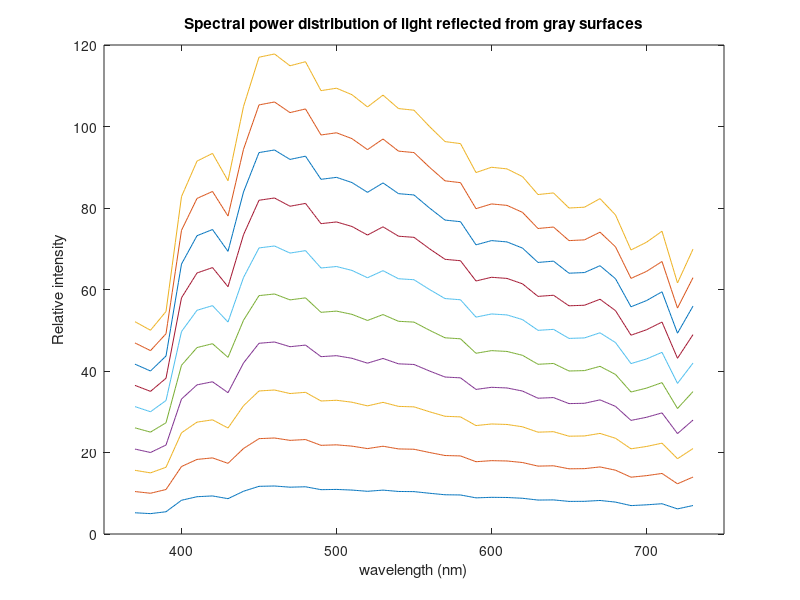
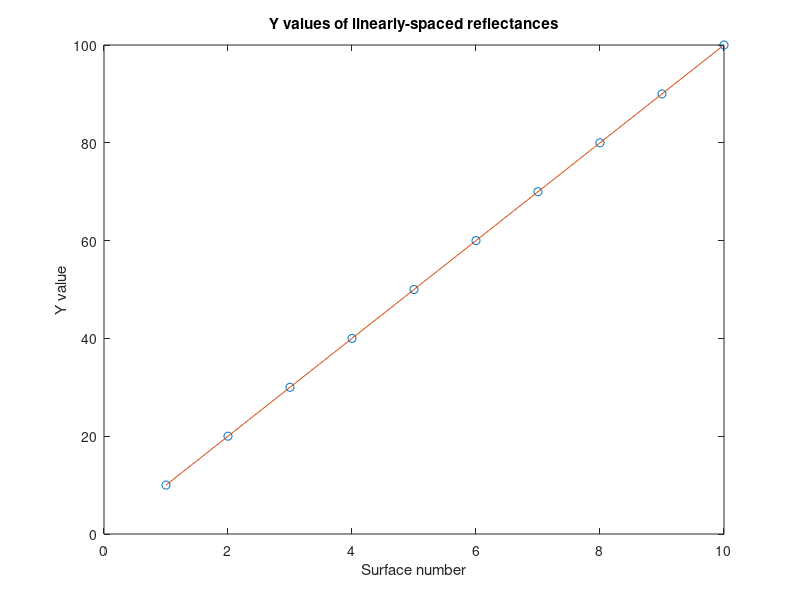
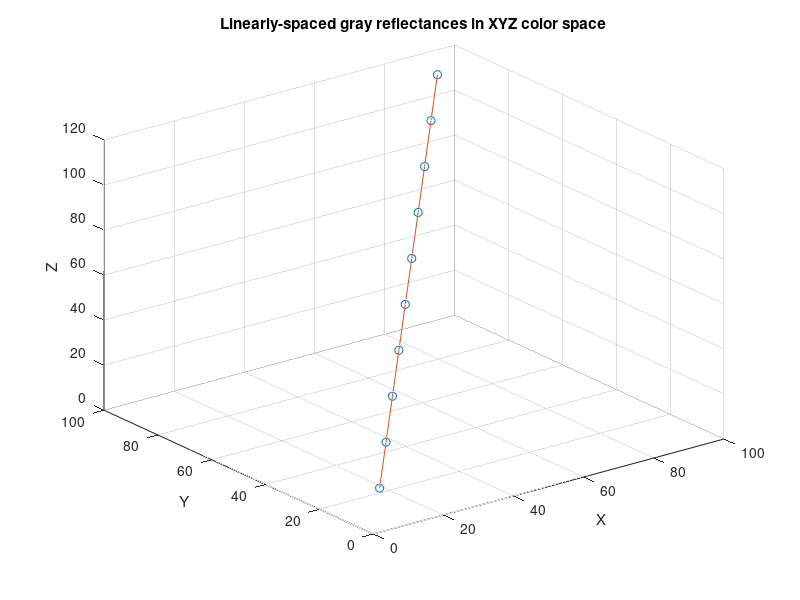

These charts were generated, in order, by the following MATLAB code: (Note: this script raises an error after producing the figures.)
%%%%%%%%%%%%%%%%%%%%%%%%%%%%%%%%%%%%%%%%%%%%%%%%%%%%%%%%%%%%%%%%%%%%%%%%
% 
% Class:     Psych 221/EE 362
% Tutorial:  Color metrics
% Author:    Wandell
% Purpose:   Introduce CIELAB metric and some of its uses.
% Date:      01.12.98	
% Revised:   05.03.99 by Michael Bax
% Checked:   Matlab 7, GN, BW, 2006
% Duration:  30 minutes
% 
% PURPOSE:
% 
%    The purpose of this tutorial is to explore some of the
%    properties of the CIELAB color metric.  In this tutorial, you will
% 
%   * calculate CIELAB values for some simple surfaces and lights  
%   * plot the relationship between linear intensity values and L*
%   * render CIELAB values on the screen
%   * calculate delta E values in a simple example
% 
% 
%%%%%%%%%%%%%%%%%%%%%%%%%%%%%%%%%%%%%%%%%%%%%%%%%%%%%%%%%%%%%%%%%%%%%%%%

% Change the matlab process so that it is executing from inside
% the tutorials directory.  This will make my life easier, and
% thus it will make your life easier. 

% We begin with an examination of some of the properties of the
% CIELAB color metric.  This metric is designed to help predict
% the discriminability between spatially uniform targets.

% Let's assume we have a set of gray surfaces whose reflectance
% functions are linearly scaled with respect to one another.
wavelength = 370:730;
graySurfaces = ones(361,10)*diag([.1:.1:1]);
plot(wavelength,graySurfaces)
set(gca,'xlim',[350 750]);
xlabel('wavelength (nm)'); ylabel('Reflectance')
title('Spectral Reflectance of 10 Gray Surfaces');

% Load a light source.  65 refers to the color
% temperature, namely 6500 deg Kelvin.  This is a slightly bluish
% appearing light source.

load cMatch/D65  % changed from 'load D65' (1/12/06)
lgt = D65; 

% Illuminate the surfaces with the light source and plot the
% resulting scattered light 
% 
graySPD = diag(lgt)*graySurfaces;
plot(wavelength,graySPD)
set(gca,'xlim',[350 750]);
xlabel('wavelength (nm)'); ylabel('Relative intensity')
title('Spectral power distribution of light reflected from gray surfaces');

% Compute their XYZ values
load cMatch/XYZ
XYZ = data;
% Added 01-06-2005 PC
grayXYZ = XYZ'*graySPD

% Remember:  the Y value of a white surface is always 100, so we
% must scale the results by the Y value of the white surface,
% appropriately.  The second row is Y, and the tenth surface is white.

grayXYZ = grayXYZ * 100 / grayXYZ(2,10)

% To compute the CIELAB values, we will need to use the XYZ values
% of the white surface.  So, let's save them in a special
% variable. 

whiteXYZ = grayXYZ(:,10)

% Notice that the Y values of these 10 surfaces are linearly
% spaced.  That is because Y is a linear computation from the
% SPD.  The X and Z values are linear, too (not shown).

figure;
plot(1:10, grayXYZ(2,:),'o',1:10,grayXYZ(2,:),'-')
xlabel('Surface number'); ylabel('Y value')
title('Y values of linearly-spaced reflectances');

% Here are the gray surfaces plotted in the 3-dimensional XYZ color space:
figure;
plot3(grayXYZ(1,:), grayXYZ(2,:), grayXYZ(3,:),'o',...
    grayXYZ(1,:), grayXYZ(2,:), grayXYZ(3,:),'-');
xlabel('X'); ylabel('Y'); zlabel('Z');
title('Linearly-spaced gray reflectances in XYZ color space');
grid on;

% Next, let's convert these values to LAB values.  We call the
% routine xyz2lab.  You should take a look at the routine to see
% what it does by invoking "type xyz2lab"

grayLAB = vcXYZ2lab( grayXYZ.', whiteXYZ.' ).'

% Let's plot the L* values of these gray surfaces.  This set of values is
% not linearly related to the surface reflectance functions.  Rather, they
% are related by a cube root function.
figure;
plot(1:10,grayLAB(1,:),'o',1:10,grayLAB(1,:),'-');
xlabel('Surface number');ylabel('L* value')
title('L* values of surfaces with linearly-spaced reflectances');

% Again, we plot in 3 dimensions for LAB space.  Notice that the a* and b* 
% coordinates are zero for the gray series.
figure;
plot3(grayLAB(2,:), grayLAB(3,:), grayLAB(1,:),'o',...
    grayLAB(2,:), grayLAB(3,:), grayLAB(1,:),'-');
xlabel('a*'); ylabel('b*'); zlabel('L*');
title('Linearly-spaced gray reflectances in LAB color space');
grid on; axis([ -10 10 -10 10 0 100]);

% Also, let's examine the chromaticity coordinates of these various
% surfaces.  Remember that the chromaticity coordinates represent only two
% of the three dimensions.  In this case, the surfaces all share a common
% "shape" spectral power distribution, and they differ only by a scale
% factor.  So, the surfaces will have the same chromaticity coordinates.
grayxy = chromaticity(grayXYZ')'


%%%%%% %%%%%% %%%%%% %%%%%% %%%%%% %%%%%% %%%%%% %%%%%% %%%%%% 
%  
%  Creating and rendering the Lab values
%
%%%%%% %%%%%% %%%%%% %%%%%% %%%%%% %%%%%% %%%%%% %%%%%% %%%%%% 

% The a* and b* describe aspects of the hue and saturation of the
% targets For the gray series, the values of a* and b* (the 2nd
% and third rows of grayLAB) are all near zero.  Next, we use the
% methods we developed in the ColorMatching tutorial to create
% new Lab values and render them on the screen.
% 

% Let's make a list of Lab values that are the same as the gray
% values, but that systematically vary the a* range.
% 

nChips = size(grayLAB,2);
aRamp = ieScale(1:nChips,-30,30);
varyAstarLAB = zeros([3, nChips]);
varyAstarLAB(1,:) = 70;    % L
varyAstarLAB(2,:) = aRamp; % A = linear ramp
varyAstarLAB(3,:) = 0; 
varyAstarLAB

% To see what these Lab values look like, we will (a) convert the
% Lab values into XYZ values, (b) guess about your screen
% phosphors and gamma to render these XYZ values.  The techniques
% we use here are the same as in the ColorMatching.m tutorial.

% First, use this function to invert the LAB values to XYZ
% values.  Notice that we need to know the white point, whiteXYZ.

varyXYZ = lab2xyz(varyAstarLAB',whiteXYZ)'

% Stop for just a moment to see how varying the value of a*
% changes the chromaticity values.  Using the XYZ values, we can
% calculate the chromaticity values.  Notice that as we vary a*
% the chromaticity values move along a simple path.
varyxy = chromaticity(varyXYZ')';
figure; 
plot(varyxy(1,:),varyxy(2,:),'o'); hold on
xlabel('x-chromaticity'),ylabel('y-chromaticity')
title('xy chromaticity of the A* color series');

% Let's see where the chromaticity point of white is.
% 

whitexy = chromaticity(whiteXYZ')'
plot(whitexy(1),whitexy(2),'k*'); hold off

% To render these XYZ values we must load up some calibration
% information about your monitor.  Because I have no idea what
% monitor you are using -- this is a general problem for the
% industry -- I am going to just make a guess and use a standard
% set of monitor values.

load cMatch/monitor; comment
load cMatch/monitorGam

% Let's get the XYZ color matching functions.  We will need them.

load cMatch/XYZ;
XYZ = data;

% Now, compute the transformations from XYZ to linear rgb and
% back for this monitor 

rgb2xyz = XYZ'*phosphors;
xyz2rgb = inv(rgb2xyz);

% Then, compute the linear rgb values for the collection of
% surface colors we have designed.  There is a free scalar in the
% calculation corresponding to the intensity of the light
% source. Because white is the maximum value, let's scale the
% color map entries so that the linear rgb values for white are
% all within range (i.e., less than 1.0).

whiteRGB = (xyz2rgb*whiteXYZ)'
whiteMax = max(whiteRGB)

varyRGB = (xyz2rgb*varyXYZ);
varyRGB = varyRGB/whiteMax;

% Use the routine:
invGamTable = mkInvGammaTable(monitorGam,1000);
relativeIntensity = [1:length(invGamTable)]/length(invGamTable);
plot(relativeIntensity,invGamTable)
xlabel('Intensity (relative)'); ylabel('Digital value')
title('Gamma Table');
grid on

fbRGB = round(dac2rgb(varyRGB',invGamTable))

% We show the image as an indexed image.  We make a list of
% entries (1:N) for the nChip colors and we assign each entry the
% frame buffer values we have computed.  
figure(1);
mp = fbRGB/255; img = 1:nChips; image(img), colormap(mp)
title('Image of A* Ramp (approximate)');
axis off

% Let's make a similar picture as we vary the b* dimension.
% Because we have various bits of information loaded up already,
% we can compute a little more quickly.  

% Create the varyBstar values
%
varyBstar(1,:) = 70*ones(1,nChips); % L
varyBstar(2,:) = zeros(1,nChips);   % A*
varyBstar(3,:) = aRamp;             % B*

% Convert Lab to XYZ values

varyXYZ = lab2xyz(varyBstar',whiteXYZ)'

% Convert the XYZ to linear rgb

varyRGB = xyz2rgb*varyXYZ
varyRGB = varyRGB/whiteMax;

% Convert the linear rgb to frame buffer values

fbRGB = round(dac2rgb(varyRGB',invGamTable))

% Make a picture
figure,
mp = fbRGB/255; img = 1:size(fbRGB,1); image(img), colormap(mp)
title('Image of B* Ramp (approximate)');
axis off


% By the way: do you see a visual illusion in these images?  The
% non-constant edges (the stimulus is constant) are called
% colored Mach Bands.


%%%%%%%%%%%%%%%%%%%%%%%%%%%%%%%%%%%%%%%%%%%%%%%%%%%%%% 
% 
% The Delta Eab value
% 
%%%%%%%%%%%%%%%%%%%%%%%%%%%%%%%%%%%%%%%%%%%%%%%%%%%%%% 

% A central purpose in creating the CIELAB Metric is to be able
% to measure the perceived difference between pairs of lights
% (when the lights are not too dissimilar).

% Create a simple XYZ difference.  Specifically, this difference is 5
% units of Y.  We will add this difference into all of the gray series.
% Notice that we add the same difference to every one of the gray chips.
deltaXYZ = zeros(size(grayXYZ)); 
deltaXYZ(2,:) = (whiteXYZ(2)/20);
deltaXYZ

% Measure the Lab differences between the original grayXYZ and these 
% values with the constant difference (deltaXYZ) added into each gray chip.
% 
lab1 = vcXYZ2lab( grayXYZ.', whiteXYZ.' ).';
lab2 = vcXYZ2lab( ( grayXYZ + deltaXYZ ).', whiteXYZ.' ).';
diffLAB = lab1 - lab2;

% To see the LAB values in three space for the grayXYZ series and the one
% separated by deltaXYZ, use this code.  It shows the series of LAB values
% of the two different sets, separated by a constant difference.
%
figure; plot3(lab1(2,:),lab1(3,:),lab1(1,:),'-o',...
    lab2(2,:),lab2(3,:),lab2(1,:),'-*')

for ii=1:size(lab1,2);
    hold on;
    plot3([lab1(2,ii); lab2(2,ii)], ...   % A;egmoqs
        [lab1(3,ii); lab2(3,ii)], ... % B
        [lab1(1,ii); lab2(1,ii)], 'k--'); % L
end
hold off; grid on;
zlabel('L*'), xlabel('A*');, ylabel('B*')
title('LAB value of the equally spaced gray chips')
legend('Orig', 'Orig+diff', 'Location','NorthEast');

% Now we can compute the magnitude of these differences, which is
% called delta Eab.
% 
nChips = size(grayXYZ,2)
for i=1:nChips
  dEab(i) = norm( diffLAB(:,i));   
end

% Recall that the deltaXYZ is the same at all these levels.  But,
% the delta Eab varies because we are more sensitive at lower
% intensity levels than at high one.  So, the delta Eab value for
% at the dark chips is much larger than the delta Eab value
% for the light chips.
%
% (Note that this is a simplified version of the information
%  in the 3D plot above.)
%
figure; plot(grayXYZ(2,:),dEab,'-o')
xlabel('Chip Y level'); ylabel('Delta E'); 
title('dE values for a constant Y difference')
grid on

% End of tutorial

%%%%%%%%%%%%%%%%%%%%%%%%%%%%%%%%%%%%%%%%%
%%% BEGIN TUTORIAL QUESTIONS -- 
%
% Question 1:  
% Suppose you had to choose a set of gray reflectances that are equally
% spaced in LAB coordinates.  How would you choose the reflectance levels of the
% gray series?  Explain this qualitatively, based on the CIELAB metric
% formula (See Color Appearance Lecture Notes).
%
% Question 2:
% Is visual sensitivity greater for distinguishing the mean reflectance
% of dark surfaces or light surfaces?  Justify your answer using the CIELAB
% formula. (See Color Appearance Lecture Notes).
%
% Question 3: 
% Suppose we measure the XYZ values of each of a pair of lights.  
% According to the CIELAB metric, what other values must we measure before
% we can predict the discriminability of these lights?  What basic
% processes in the visual system do these other values represent?
%
% Question 4:
% Set the white point to whiteXYZ = [100,100,100]; 
% Consider the point pXYZ = [50,100,100];
% What is the delta E spacing between pXYZ and another point that differs
% by 5 units in each principal direction (e.g., [55,100,100])?
%
% Question 5: USING CIELAB TO COMPARE IMAGES
%
% Define the colors 
%  yellowRGB = [1.0 1.0 0.0] 
%  blueRGB = [0.25 0.625 1.0]
%  greenRGB = [0.625, 0.8125, 0.5]
%
% a) Compute the XYZ values for these colors when displayed on our 
% standard (linear) monitor (i.e., ignore gamma correction).
%
% b) Compute the LAB values for these colors for a white point of 
%    whiteXYZ = [95 100 108]
%
% Change the white point to whiteXYZ = [108 100 95] and compute the LAB
% values again. Does the white point have a big effect?  Does changing the
% white point have the same effect on L, a* and b*?
%
% c) Using the original white point whiteXYZ = [95 100 108], compute the
% delta E difference between each combination of the three colors
% (yellowRGB ...). Based on these results, which pair of colors is most
% dissimilar? 
%
% d) Use the following code to generate three images imYB1, imYB2, and imG.
% (Do not submit these images, but you may describe what you see.)
%
%         imw = 128;
%         imYB1 = repmat(reshape(yellowRGB,1,1,3), [256 imw]);
%         ss = 1;
%         for ii = 1:ss
%             imYB1(ii:(2*ss):256, :, :) = ...
%                 repmat(reshape(blueRGB,1,1,3), [256/ss/2 imw]);
%         end
%         imYB2 = repmat(reshape(yellowRGB,1,1,3), [256 imw]);
%         ss = 16;
%         for ii = 1:ss
%             imYB2(ii:(2*ss):256, :, :) = ...
%                 repmat(reshape(blueRGB,1,1,3), [256/ss/2 imw]);
%         end
% 
%         imG = repmat(reshape(greenRGB,1,1,3), [256, imw]);
%
% Measure the delta E difference between imYB1 and imG, and the difference
% between imYB2 and imG, and compare these values.  Define the difference
% between two images to be the average delta E difference across all
% pixels.  (Use the white point whiteXYZ = [95 100 108]).
%
% Hints: 
% - You may find the command
%   imdata = reshape(im, size(im,1)*size(im,2),3);
% useful for transforming an m x n x 3 image into an (m*n) x 3 matrix of 
% pixels.
%
% - You can use vcXYZ2lab to convert XYZ data to LAB data in bulk.
% vcXYZ2lab may take an nx3 matrix of XYZ values to LAB values 
% (where each row is an XYZ color vector).
%
% e) View the images side by side and compare them.  Notice that the
% average delta E of (imYB1 vs imG) and of (imYB2 vs imG) do not agree
% with the appearance similarity. Explain why you think the appearance and
% delta E values diverge. Suggest a way to improve the CIELAB metric so it
% more accurately reflects the perceived difference.
%
%%% END TUTORIAL QUESTIONS -- 




